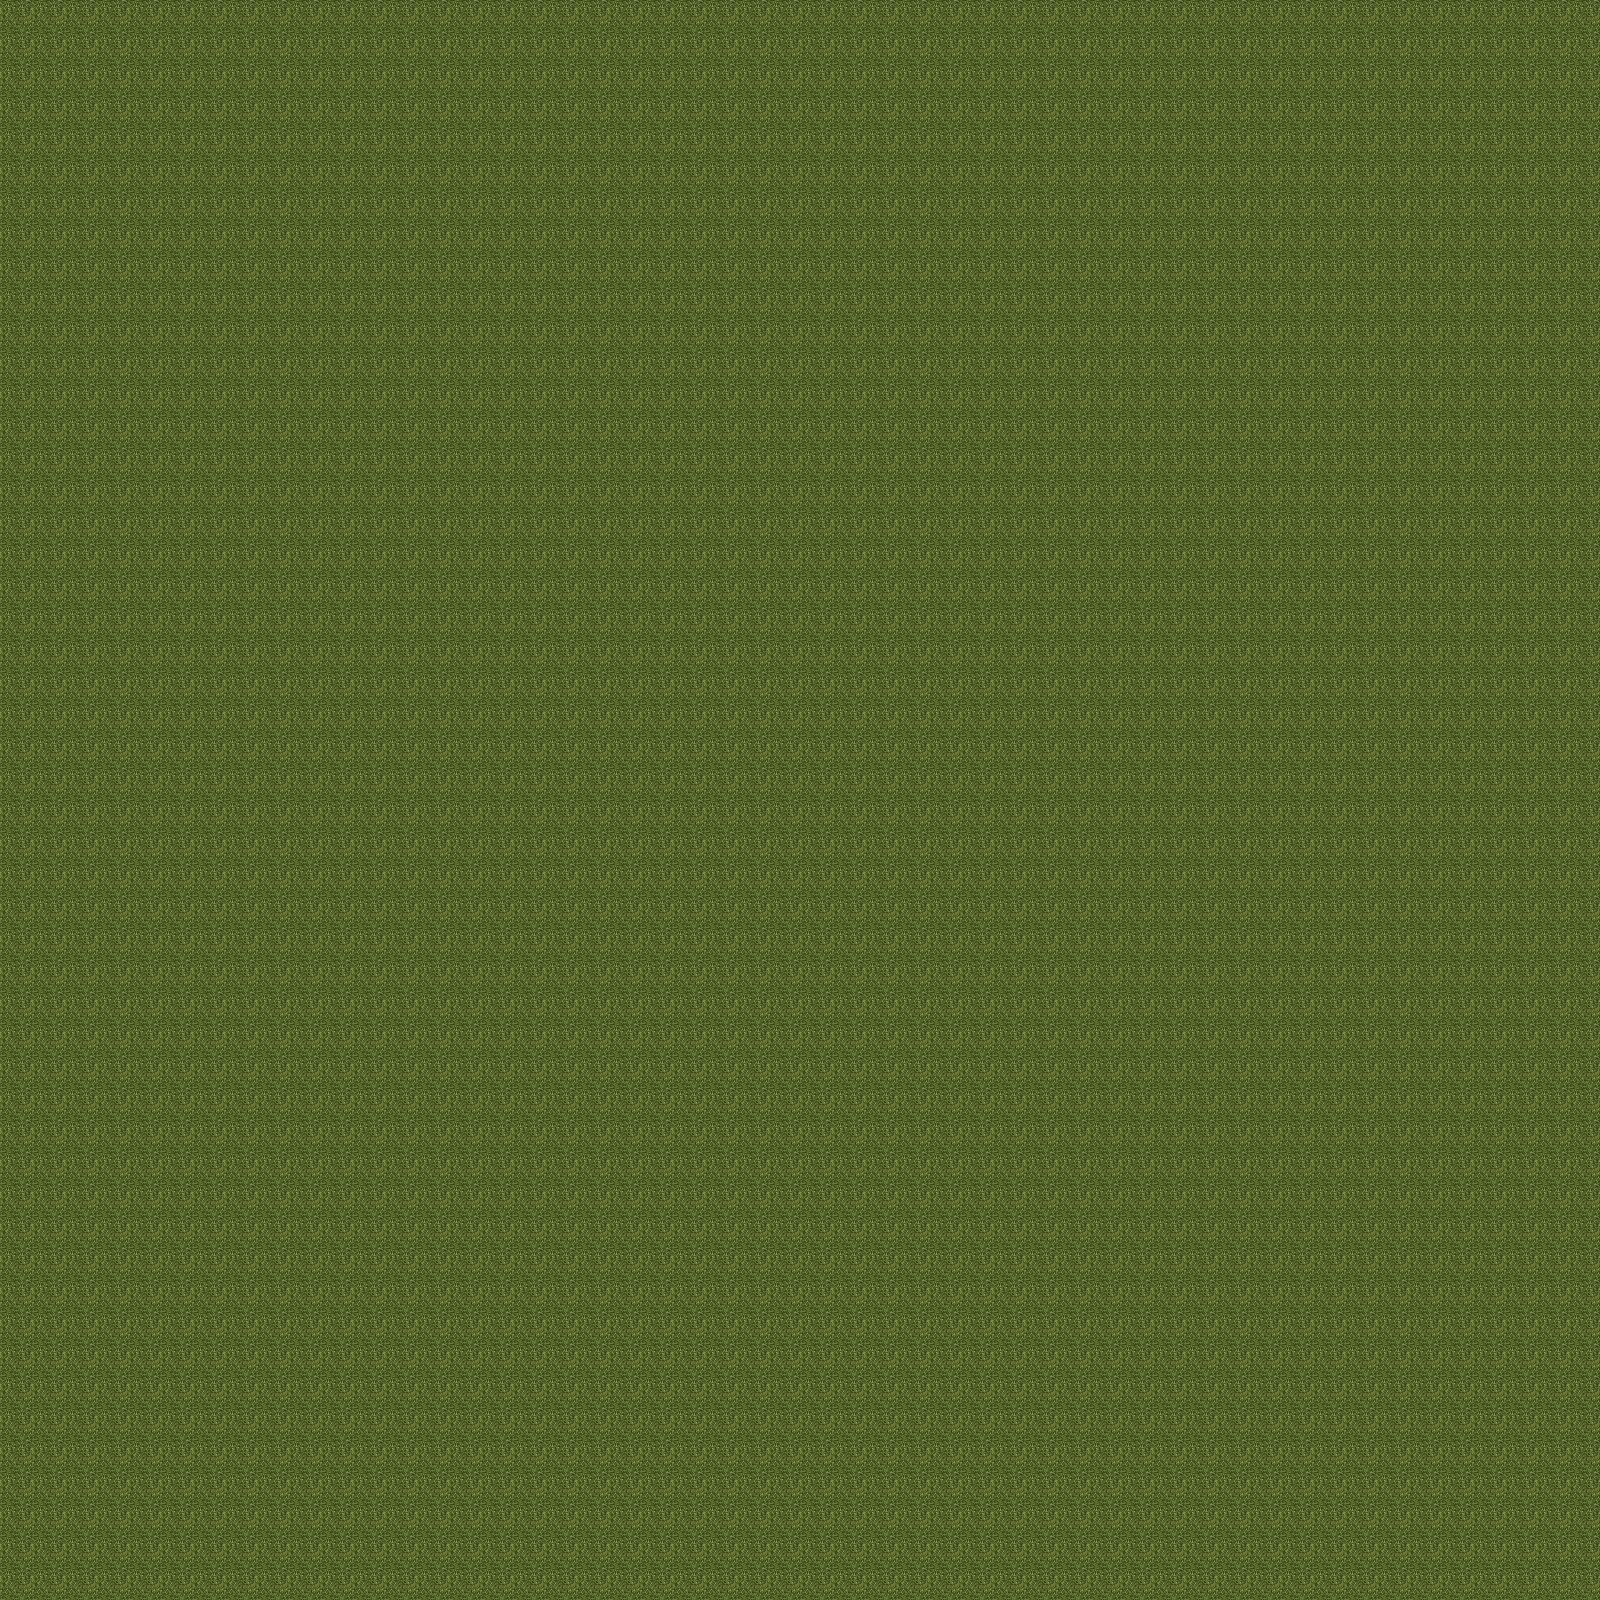

This is a level from a 2D game, rendered from its Tiled map with the project's own tilesets. A one-line summary and the complete map file follow:
An orthogonal 50x50 tile map with 32x32 px tiles, 1 tile layer (Tile Layer 1).

<map version="1.0" orientation="orthogonal" renderorder="right-down" width="50" height="50" tilewidth="32" tileheight="32" nextobjectid="1">
 <tileset firstgid="1" name="terrain" tilewidth="32" tileheight="32" tilecount="192" columns="16">
  <image source="HF1_A2.png" width="512" height="384" />
 </tileset>
 <layer name="Tile Layer 1" width="50" height="50">
  <data encoding="csv">
1,1,1,1,1,1,1,1,1,1,1,1,1,1,1,1,1,1,1,1,1,1,1,1,1,1,1,1,1,1,1,1,1,1,1,1,1,1,1,1,1,1,1,1,1,1,1,1,1,1,
1,1,1,1,1,1,1,1,1,1,1,1,1,1,1,1,1,1,1,1,1,1,1,1,1,1,1,1,1,1,1,1,1,1,1,1,1,1,1,1,1,1,1,1,1,1,1,1,1,1,
1,1,1,1,1,1,1,1,1,1,1,1,1,1,1,1,1,1,1,1,1,1,1,1,1,1,1,1,1,1,1,1,1,1,1,1,1,1,1,1,1,1,1,1,1,1,1,1,1,1,
1,1,1,1,1,1,1,1,1,1,1,1,1,1,1,1,1,1,1,1,1,1,1,1,1,1,1,1,1,1,1,1,1,1,1,1,1,1,1,1,1,1,1,1,1,1,1,1,1,1,
1,1,1,1,1,1,1,1,1,1,1,1,1,1,1,1,1,1,1,1,1,1,1,1,1,1,1,1,1,1,1,1,1,1,1,1,1,1,1,1,1,1,1,1,1,1,1,1,1,1,
1,1,1,1,1,1,1,1,1,1,1,1,1,1,1,1,1,1,1,1,1,1,1,1,1,1,1,1,1,1,1,1,1,1,1,1,1,1,1,1,1,1,1,1,1,1,1,1,1,1,
1,1,1,1,1,1,1,1,1,1,1,1,1,1,1,1,1,1,1,1,1,1,1,1,1,1,1,1,1,1,1,1,1,1,1,1,1,1,1,1,1,1,1,1,1,1,1,1,1,1,
1,1,1,1,1,1,1,1,1,1,1,1,1,1,1,1,1,1,1,1,1,1,1,1,1,1,1,1,1,1,1,1,1,1,1,1,1,1,1,1,1,1,1,1,1,1,1,1,1,1,
1,1,1,1,1,1,1,1,1,1,1,1,1,1,1,1,1,1,1,1,1,1,1,1,1,1,1,1,1,1,1,1,1,1,1,1,1,1,1,1,1,1,1,1,1,1,1,1,1,1,
1,1,1,1,1,1,1,1,1,1,1,1,1,1,1,1,1,1,1,1,1,1,1,1,1,1,1,1,1,1,1,1,1,1,1,1,1,1,1,1,1,1,1,1,1,1,1,1,1,1,
1,1,1,1,1,1,1,1,1,1,1,1,1,1,1,1,1,1,1,1,1,1,1,1,1,1,1,1,1,1,1,1,1,1,1,1,1,1,1,1,1,1,1,1,1,1,1,1,1,1,
1,1,1,1,1,1,1,1,1,1,1,1,1,1,1,1,1,1,1,1,1,1,1,1,1,1,1,1,1,1,1,1,1,1,1,1,1,1,1,1,1,1,1,1,1,1,1,1,1,1,
1,1,1,1,1,1,1,1,1,1,1,1,1,1,1,1,1,1,1,1,1,1,1,1,1,1,1,1,1,1,1,1,1,1,1,1,1,1,1,1,1,1,1,1,1,1,1,1,1,1,
1,1,1,1,1,1,1,1,1,1,1,1,1,1,1,1,1,1,1,1,1,1,1,1,1,1,1,1,1,1,1,1,1,1,1,1,1,1,1,1,1,1,1,1,1,1,1,1,1,1,
1,1,1,1,1,1,1,1,1,1,1,1,1,1,1,1,1,1,1,1,1,1,1,1,1,1,1,1,1,1,1,1,1,1,1,1,1,1,1,1,1,1,1,1,1,1,1,1,1,1,
1,1,1,1,1,1,1,1,1,1,1,1,1,1,1,1,1,1,1,1,1,1,1,1,1,1,1,1,1,1,1,1,1,1,1,1,1,1,1,1,1,1,1,1,1,1,1,1,1,1,
1,1,1,1,1,1,1,1,1,1,1,1,1,1,1,1,1,1,1,1,1,1,1,1,1,1,1,1,1,1,1,1,1,1,1,1,1,1,1,1,1,1,1,1,1,1,1,1,1,1,
1,1,1,1,1,1,1,1,1,1,1,1,1,1,1,1,1,1,1,1,1,1,1,1,1,1,1,1,1,1,1,1,1,1,1,1,1,1,1,1,1,1,1,1,1,1,1,1,1,1,
1,1,1,1,1,1,1,1,1,1,1,1,1,1,1,1,1,1,1,1,1,1,1,1,1,1,1,1,1,1,1,1,1,1,1,1,1,1,1,1,1,1,1,1,1,1,1,1,1,1,
1,1,1,1,1,1,1,1,1,1,1,1,1,1,1,1,1,1,1,1,1,1,1,1,1,1,1,1,1,1,1,1,1,1,1,1,1,1,1,1,1,1,1,1,1,1,1,1,1,1,
1,1,1,1,1,1,1,1,1,1,1,1,1,1,1,1,1,1,1,1,1,1,1,1,1,1,1,1,1,1,1,1,1,1,1,1,1,1,1,1,1,1,1,1,1,1,1,1,1,1,
1,1,1,1,1,1,1,1,1,1,1,1,1,1,1,1,1,1,1,1,1,1,1,1,1,1,1,1,1,1,1,1,1,1,1,1,1,1,1,1,1,1,1,1,1,1,1,1,1,1,
1,1,1,1,1,1,1,1,1,1,1,1,1,1,1,1,1,1,1,1,1,1,1,1,1,1,1,1,1,1,1,1,1,1,1,1,1,1,1,1,1,1,1,1,1,1,1,1,1,1,
1,1,1,1,1,1,1,1,1,1,1,1,1,1,1,1,1,1,1,1,1,1,1,1,1,1,1,1,1,1,1,1,1,1,1,1,1,1,1,1,1,1,1,1,1,1,1,1,1,1,
1,1,1,1,1,1,1,1,1,1,1,1,1,1,1,1,1,1,1,1,1,1,1,1,1,1,1,1,1,1,1,1,1,1,1,1,1,1,1,1,1,1,1,1,1,1,1,1,1,1,
1,1,1,1,1,1,1,1,1,1,1,1,1,1,1,1,1,1,1,1,1,1,1,1,1,1,1,1,1,1,1,1,1,1,1,1,1,1,1,1,1,1,1,1,1,1,1,1,1,1,
1,1,1,1,1,1,1,1,1,1,1,1,1,1,1,1,1,1,1,1,1,1,1,1,1,1,1,1,1,1,1,1,1,1,1,1,1,1,1,1,1,1,1,1,1,1,1,1,1,1,
1,1,1,1,1,1,1,1,1,1,1,1,1,1,1,1,1,1,1,1,1,1,1,1,1,1,1,1,1,1,1,1,1,1,1,1,1,1,1,1,1,1,1,1,1,1,1,1,1,1,
1,1,1,1,1,1,1,1,1,1,1,1,1,1,1,1,1,1,1,1,1,1,1,1,1,1,1,1,1,1,1,1,1,1,1,1,1,1,1,1,1,1,1,1,1,1,1,1,1,1,
1,1,1,1,1,1,1,1,1,1,1,1,1,1,1,1,1,1,1,1,1,1,1,1,1,1,1,1,1,1,1,1,1,1,1,1,1,1,1,1,1,1,1,1,1,1,1,1,1,1,
1,1,1,1,1,1,1,1,1,1,1,1,1,1,1,1,1,1,1,1,1,1,1,1,1,1,1,1,1,1,1,1,1,1,1,1,1,1,1,1,1,1,1,1,1,1,1,1,1,1,
1,1,1,1,1,1,1,1,1,1,1,1,1,1,1,1,1,1,1,1,1,1,1,1,1,1,1,1,1,1,1,1,1,1,1,1,1,1,1,1,1,1,1,1,1,1,1,1,1,1,
1,1,1,1,1,1,1,1,1,1,1,1,1,1,1,1,1,1,1,1,1,1,1,1,1,1,1,1,1,1,1,1,1,1,1,1,1,1,1,1,1,1,1,1,1,1,1,1,1,1,
1,1,1,1,1,1,1,1,1,1,1,1,1,1,1,1,1,1,1,1,1,1,1,1,1,1,1,1,1,1,1,1,1,1,1,1,1,1,1,1,1,1,1,1,1,1,1,1,1,1,
1,1,1,1,1,1,1,1,1,1,1,1,1,1,1,1,1,1,1,1,1,1,1,1,1,1,1,1,1,1,1,1,1,1,1,1,1,1,1,1,1,1,1,1,1,1,1,1,1,1,
1,1,1,1,1,1,1,1,1,1,1,1,1,1,1,1,1,1,1,1,1,1,1,1,1,1,1,1,1,1,1,1,1,1,1,1,1,1,1,1,1,1,1,1,1,1,1,1,1,1,
1,1,1,1,1,1,1,1,1,1,1,1,1,1,1,1,1,1,1,1,1,1,1,1,1,1,1,1,1,1,1,1,1,1,1,1,1,1,1,1,1,1,1,1,1,1,1,1,1,1,
1,1,1,1,1,1,1,1,1,1,1,1,1,1,1,1,1,1,1,1,1,1,1,1,1,1,1,1,1,1,1,1,1,1,1,1,1,1,1,1,1,1,1,1,1,1,1,1,1,1,
1,1,1,1,1,1,1,1,1,1,1,1,1,1,1,1,1,1,1,1,1,1,1,1,1,1,1,1,1,1,1,1,1,1,1,1,1,1,1,1,1,1,1,1,1,1,1,1,1,1,
1,1,1,1,1,1,1,1,1,1,1,1,1,1,1,1,1,1,1,1,1,1,1,1,1,1,1,1,1,1,1,1,1,1,1,1,1,1,1,1,1,1,1,1,1,1,1,1,1,1,
1,1,1,1,1,1,1,1,1,1,1,1,1,1,1,1,1,1,1,1,1,1,1,1,1,1,1,1,1,1,1,1,1,1,1,1,1,1,1,1,1,1,1,1,1,1,1,1,1,1,
1,1,1,1,1,1,1,1,1,1,1,1,1,1,1,1,1,1,1,1,1,1,1,1,1,1,1,1,1,1,1,1,1,1,1,1,1,1,1,1,1,1,1,1,1,1,1,1,1,1,
1,1,1,1,1,1,1,1,1,1,1,1,1,1,1,1,1,1,1,1,1,1,1,1,1,1,1,1,1,1,1,1,1,1,1,1,1,1,1,1,1,1,1,1,1,1,1,1,1,1,
1,1,1,1,1,1,1,1,1,1,1,1,1,1,1,1,1,1,1,1,1,1,1,1,1,1,1,1,1,1,1,1,1,1,1,1,1,1,1,1,1,1,1,1,1,1,1,1,1,1,
1,1,1,1,1,1,1,1,1,1,1,1,1,1,1,1,1,1,1,1,1,1,1,1,1,1,1,1,1,1,1,1,1,1,1,1,1,1,1,1,1,1,1,1,1,1,1,1,1,1,
1,1,1,1,1,1,1,1,1,1,1,1,1,1,1,1,1,1,1,1,1,1,1,1,1,1,1,1,1,1,1,1,1,1,1,1,1,1,1,1,1,1,1,1,1,1,1,1,1,1,
1,1,1,1,1,1,1,1,1,1,1,1,1,1,1,1,1,1,1,1,1,1,1,1,1,1,1,1,1,1,1,1,1,1,1,1,1,1,1,1,1,1,1,1,1,1,1,1,1,1,
1,1,1,1,1,1,1,1,1,1,1,1,1,1,1,1,1,1,1,1,1,1,1,1,1,1,1,1,1,1,1,1,1,1,1,1,1,1,1,1,1,1,1,1,1,1,1,1,1,1,
1,1,1,1,1,1,1,1,1,1,1,1,1,1,1,1,1,1,1,1,1,1,1,1,1,1,1,1,1,1,1,1,1,1,1,1,1,1,1,1,1,1,1,1,1,1,1,1,1,1,
1,1,1,1,1,1,1,1,1,1,1,1,1,1,1,1,1,1,1,1,1,1,1,1,1,1,1,1,1,1,1,1,1,1,1,1,1,1,1,1,1,1,1,1,1,1,1,1,1,1
</data>
 </layer>
</map>
